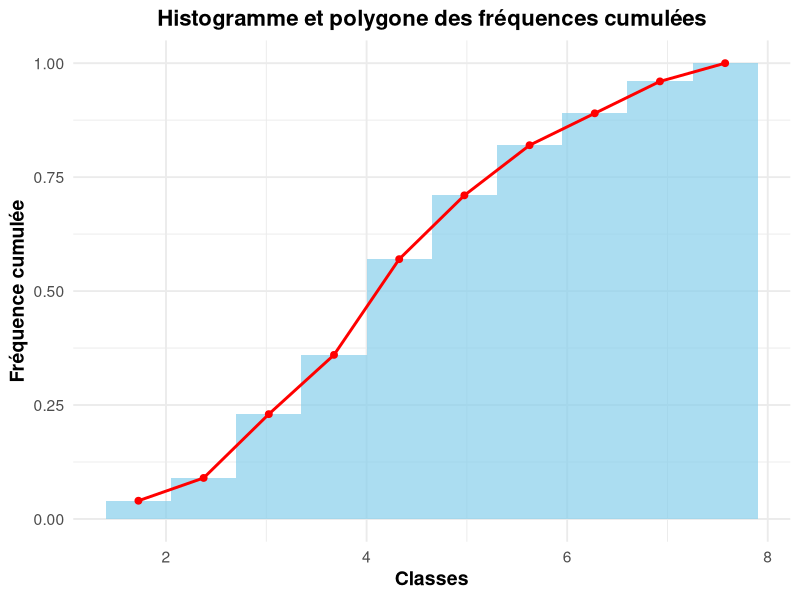

R code for this plot:





# 1-Découper les données en 10 classes de longueur égale et dressez le tableau des effectifs,des effectifs cumulés,des fréquences et des fréquences cumulées
		
		#Création de la matrice KilometreP pour stocker les données d'études


KilometreP<-matrix(nrow=10,ncol=10,byrow=TRUE)
KilometreP[1, ]<-c(2.14,1.98,5.56,4.42,5.04,2.25,3.95,4.14,4.29,4.02)
KilometreP[2, ]<-c(4.34,3.63,3.67,3.53,5.98,3.98,1.88,6.19,4.17,5.03)
KilometreP[3, ]<-c(3.81,3.07,4.63,2.83,7.28,4.35,5.42,4.33,4.50,4.06)
KilometreP[4, ]<-c(6.11,4.51,5.74,2.79,7.49,5.41,5.47,6.21,1.40,7.03)
KilometreP[5, ]<-c(4.24,2.78,4.68,2.48,4.92,4.42,3.97,5.34,6.86,6.42)
KilometreP[6, ]<-c(1.85,5.81,3.90,7.49,7.86,4.55,4.69,6.76,4.90,4.21)
KilometreP[7, ]<-c(3.30,2.60,3.42,6.67,5.03,4.09,5.80,5.87,5.26,4.06)
KilometreP[8, ]<-c(4.24,5.55,3.33,4.76,5.11,4.55,2.13,5.87,2.86,3.30)
KilometreP[9, ]<-c(5.09,4.07,6.75,3.26,5.05,3.29,6.69,2.87,3.22,3.67)
KilometreP[10, ]<-c(3.86,3.80,4.86,6.31,6.03,2.82,3.92,3.00,5.05,7.20)

		
		#1-1 Découpage des données en 10 classes de longueur égale(meme amplitude)
		# L'amplitude correspond au rapport entre l'étendue de KilometreP sur le nombre de classe(10)
Etendue<-max(KilometreP)- min(KilometreP)
Amplitude<-Etendue/10
Amplitude<-signif(Amplitude,2)


		# Création des 10 classes dont la borne inférieur de la première classe est min(KilometreP) et la borne supérieur de la dernière classe est max(KilometreP)


		#Création de l'objet Modalite de longueur 11 qui va contenir les bornes des classes


Modalites<-rep(c(0),11)	
Modalites[1]<-min(KilometreP)
for(i in 2:11){
Modalites[i]<-Modalites[i-1]+Amplitude}

#Je crée l'objet ModalitesClasses qui contient 10 classes de meme amplitude grace à la fonction cut

bornes<-seq(min(Modalites),max(Modalites),length.out=11)

ModalitesClasses<-cut(Modalites,breaks=bornes,include.lowest=TRUE,right=FALSE)
ModalitesClasses <- ModalitesClasses[-3]


		# 1-2 Création du vecteur Effectif qui contient les éffectifs de chaque classe

Effectif<-rep(c(0),10)

for (i in 1:10) {        
  for (j in 1:10) {      
    if (KilometreP[i,j] >= Modalites[1] && KilometreP[i,j] < Modalites[2]) 
    {Effectif[1] <- Effectif[1] + 1}   
    else if (KilometreP[i,j] >= Modalites[2] && KilometreP[i,j] < Modalites[3]) 
    {Effectif[2]<-Effectif[2]+1
    }
    else if (KilometreP[i,j] >= Modalites[3] && KilometreP[i,j] < Modalites[4]) 
    {Effectif[3]<-Effectif[3]+1
    } 
    else if (KilometreP[i,j] >= Modalites[4] && KilometreP[i,j] < Modalites[5]) 
    {Effectif[4]<-Effectif[4]+1
    }
    else if (KilometreP[i,j] >= Modalites[5] && KilometreP[i,j] < Modalites[6]) 
    {Effectif[5]<-Effectif[5]+1
    }
    else if (KilometreP[i,j] >= Modalites[6] && KilometreP[i,j] < Modalites[7]) 
    {Effectif[6]<-Effectif[6]+1
    }
    else if (KilometreP[i,j] >= Modalites[7] && KilometreP[i,j] < Modalites[8]) 
    {Effectif[7]<-Effectif[7]+1
    }
    else if (KilometreP[i,j] >= Modalites[8] && KilometreP[i,j] < Modalites[9]) 
    {Effectif[8]<-Effectif[8]+1
    }
    else if (KilometreP[i,j] >= Modalites[9] && KilometreP[i,j] < Modalites[10]) 
    {Effectif[9]<-Effectif[9]+1
    }
    else if (KilometreP[i,j] >= Modalites[10] && KilometreP[i,j] < Modalites[11])
    {Effectif[10]<-Effectif[10]+1
    }
  }
}


		# 1-3 Création du vecteur EffectifCC qui contient les éffectifs cumulés croissants


EffectifCC<-rep(c(0),10)
EffectifCC[1]<-Effectif[1]
for (i in 2:10){EffectifCC[i]<-EffectifCC[i-1]+Effectif[i]}


		#1-4 Création du vecteur Frequence qui contient les fréquences relatives 

Echantillon<-100
Frequence<-rep(c(0),10)
for (i in 1:10){Frequence[i]<-Effectif[i]/Echantillon}


		# 1-5 Création du vecteur FrequenceCC qui contient les Frequences cumulées croissantes


FrequenceCC<-rep(c(0),10)
FrequenceCC[1]<-Frequence[1]
for (i in 2:10){FrequenceCC[i]<-FrequenceCC[i-1]+Frequence[i]}


		# Création d'un data frame à partir des vecteurs ModalitesClasses,Effectif,EffectifCC,Frequence,FrequenceCC


Tableau<-data.frame(ModalitesClasses,Effectif,EffectifCC,Frequence,FrequenceCC)

		#Création de l'histogramme des FrequenceCC et la courbe cumulative CC


ModalitesClasses<-as.character(ModalitesClasses)#ModalitesClasses est de mode factor la fonction mutate() à besoin qu'il soit de mode character sinon renvoie une erreur
Test<-data.frame(ModalitesClasses,FrequenceCC)


install.packages("ggplot2")
install.packages("dplyr")
library(ggplot2)
library(dplyr)


# Extraction robuste des bornes et calcul centre/largeur
Test <- Test %>%
  mutate(
    ModalitesClasses = trimws(as.character(ModalitesClasses)),
    lower = as.numeric(sub("\\[|\\(", "", sapply(strsplit(ModalitesClasses, ","), `[`, 1))),
    upper = as.numeric(sub("\\]|\\)", "", sapply(strsplit(ModalitesClasses, ","), `[`, 2))),
    centre = (lower + upper) / 2,
    largeur = upper - lower
  )

# Histogramme + polygone
ggplot(Test, aes(x = centre, y = FrequenceCC)) +
  geom_col(aes(width = largeur), fill = "skyblue", alpha = 0.7) +
  geom_line(color = "red", linewidth = 1) +
  geom_point(color = "red", size = 2) +
  labs(
    title = "Histogramme et polygone des fréquences cumulées",
    x = "Classes",
    y = "Fréquence cumulée"
  ) +
  scale_y_continuous(limits = c(0, 1)) +
  theme_minimal(base_size = 14) +
  theme(
    plot.title = element_text(face = "bold", hjust = 0.5, size = 16),
    axis.title = element_text(face = "bold")
  )









											